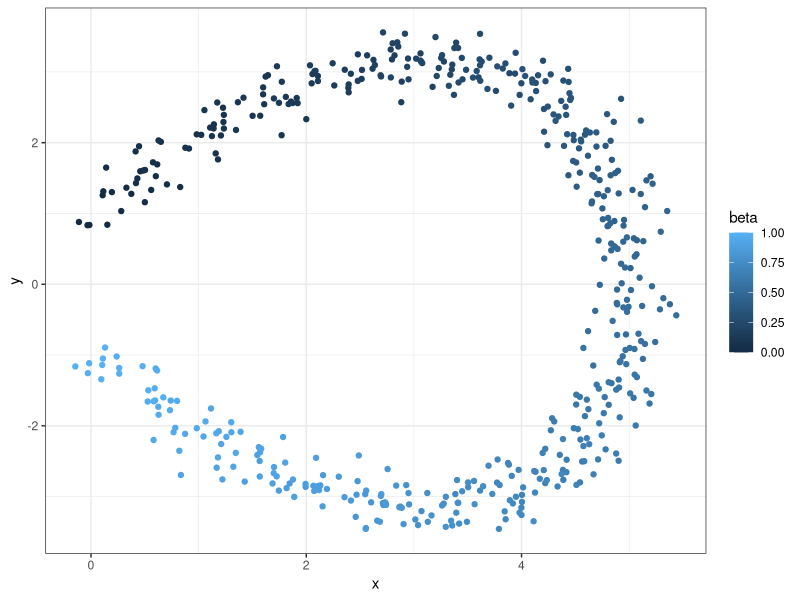

The R script that drew this image:
library(ggplot2)
set.seed(123)

n <- 500
# start in 2d and make a horseshoe
beta = seq(0, 1, length.out = n)
x <- 5*sin(pi*beta)
y <- 2*(.5-beta) + 20*beta*(1-beta)*cos(pi*beta)

# add some noise
x <- x + rnorm(n, mean=0, sd=.2)
y <- y + rnorm(n, mean=0, sd=.2)

# verify horseshoe
g <- ggplot(data=data.frame(x=x, y=y, beta=beta)) + 
     geom_point(aes(x=x, y=y, color=beta)) + theme_bw()
print(g)

# now add 8 more dimensions
m <- matrix(c(x,y), nrow=n, ncol=2)
m <- cbind(m, matrix(0, nrow=n, ncol=8))

# and rotate so the students can't figure out that it's
# really in 2-d
Q <- qr.Q(qr(matrix(runif(100), nrow=10, ncol=10)))
m_rot <- t(Q %*% t(m))

write.csv(cbind(m_rot, beta), "diffusion_maps_data.csv", row.names=F)
